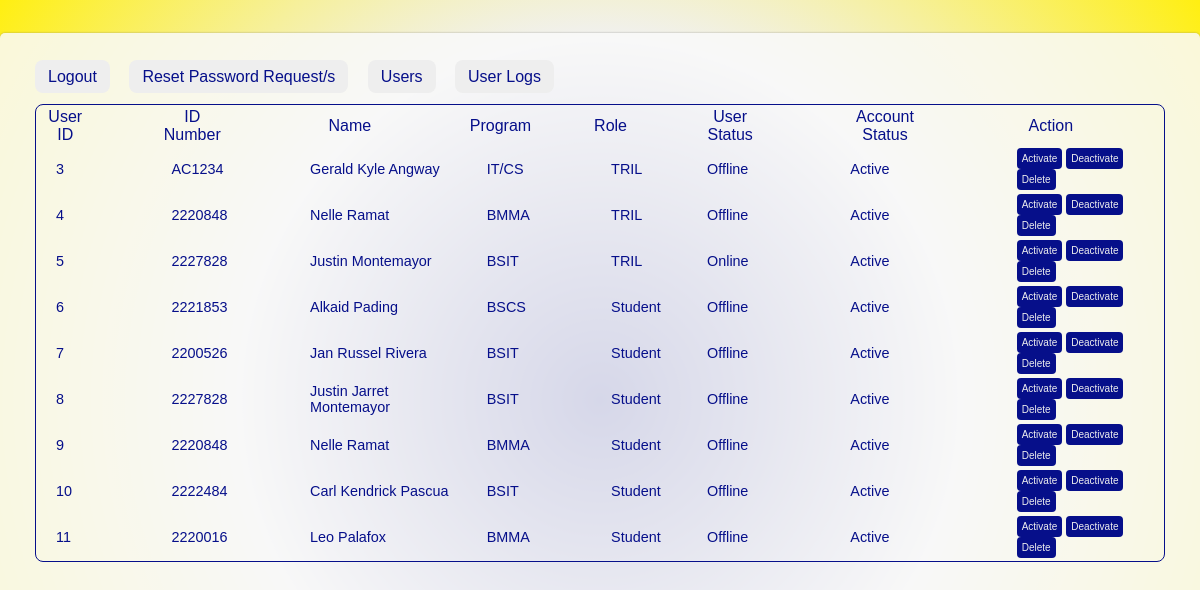
Screenshot of /admin_module/admin_viewusers.php (signed in) with the database file from the repository.
### tables this page shows
CREATE TABLE IF NOT EXISTS `accounts` (
  `UserID` int NOT NULL,
  `Password` varchar(80) NOT NULL,
  `Password_Status` int DEFAULT NULL,
  `Account_Status` varchar(12) DEFAULT NULL,
  `User_Status` varchar(8) NOT NULL,
  KEY `user_acc` (`UserID`)
);

CREATE TABLE IF NOT EXISTS `users` (
  `UserID` int NOT NULL AUTO_INCREMENT,
  `IDNum` varchar(10) NOT NULL,
  `FirstName` varchar(100) NOT NULL,
  `LastName` varchar(100) NOT NULL,
  `Program` varchar(6) DEFAULT NULL,
  `Role` varchar(10) NOT NULL,
  PRIMARY KEY (`UserID`)
);

### admin_module/admin_viewusers.php (the view, shortened to what this page needs)
<link rel="stylesheet" href="../css/view.css">
<div class="box-container">
<div class="logout">
<a href='../otherpages/logout.php'>Logout</a>
</div>
<div class="reset">
<a href='admin.php'>Reset Password Request/s</a>
</div>
<div class="users">
<a href='admin_viewusers.php'>Users</a>
</div>
<div class="logs">
<a href=#>User Logs</a>
</div>
    <br><br>
<div class="table">
<table>
    <thead>
        <tr>
            <th>User ID</th>
            <th>ID Number</th>
            <th>Name</th>
            <th>Program</th>
            <th>Role</th>
            <th>User Status</th>
            <th>Account Status</th>
            <th>Action</th>
        </tr>
    </thead>
    <tbody>
    <?php
        require('../database/db.php');
        $sql = "SELECT u.UserID, u.IDNum, CONCAT(u.FirstName, ' ', u.LastName) AS Name, u.Program,
            u.Role, a.User_Status, a.Account_Status FROM users u JOIN accounts a ON u.UserID = a.UserID
            WHERE u.Role NOT IN ('Admin', 'admin')";
        $result = mysqli_query($db, $sql);
        while ($row = mysqli_fetch_assoc($result)) {
            $activateButtonDisabled = ($row['Account_Status'] === 'Deactivated') ? 'disabled' : '';
            $deactivateButtonDisabled = ($row['Account_Status'] === 'Active') ? 'disabled' : '';
            echo "<tr>
                    <td>" . htmlspecialchars($row['UserID']) . "</td>
                    <td>" . htmlspecialchars($row['IDNum']) . "</td>
                    <td>" . htmlspecialchars($row['Name']) . "</td>
                    <td>" . htmlspecialchars($row['Program']) . "</td>
                    <td>" . htmlspecialchars($row['Role']) . "</td>
                    <td>" . htmlspecialchars($row['User_Status']) . "</td>
                    <td>" . htmlspecialchars($row['Account_Status']) . "</td>
                    <td>
                        <button $deactivateButtonDisabled onclick='showActivatePopup(\"{$row['UserID']}\")'>Activate</button>
                        <button $activateButtonDisabled onclick='showDeactivatePopup(\"{$row['UserID']}\")'>Deactivate</button>
                        <button onclick='showPopup(\"{$row['UserID']}\")'>Delete</button>
                    </td>
            </tr>";
        }
    ?>
    </tbody>
</table>
    </div>

### css/view.css (style rules this page uses)
.box-container { background-color: #fafafada; width: 120%; max-width: 1250px; height: 83vh; padding: 35px; border-radius: 5px; box-shadow: 0 0 2px rgba(116, 116, 116, 0.678); }
.logout, .reset, .users, .logs { display: inline-block; margin-right: 15px; }
.logout a { background-color: #eeeeee; color: #060f8a; text-decoration: none; padding: 8px 13px 8px 13px; border-radius: 8px; font-weight: 450; }
.reset a { background-color: #eeeeee; color: #060f8a; text-decoration: none; padding: 8px 13px 8px 13px; border-radius: 8px; font-weight: 450; }
.users a { background-color: #eeeeee; color: #060f8a; text-decoration: none; padding: 8px 13px 8px 13px; border-radius: 8px; font-weight: 450; }
.logs a { background-color: #eeeeee; color: #060f8a; text-decoration: none; padding: 8px 13px 8px 13px; border-radius: 8px; font-weight: 450; }
.table table { border: 1px solid #060f8a; border-radius: 8px; }
.table th { color: #060f8a; font-weight: 450; padding-right: 60px; }
td { color: #060f8a; padding-left: 18px; font-size: 14.4px; }
button { background-color: #060f8a; border: none; color: #eeeeee; padding: 5px; border-radius: 4px; font-family: 'Poppins', sans-serif; font-size: 10px; }

### rows the page displays
accounts: UserID.UserID "3", UserID.IDNum "AC1234", Name "Gerald Kyle Angway", UserID.Program "IT/CS", UserID.Role "TRIL", User_Status "Offline", Account_Status "Active"
accounts: UserID.UserID "4", UserID.IDNum "2220848", Name "Nelle Ramat", UserID.Program "BMMA", UserID.Role "TRIL", User_Status "Offline", Account_Status "Active"
accounts: UserID.UserID "5", UserID.IDNum "2227828", Name "Justin Montemayor", UserID.Program "BSIT", UserID.Role "TRIL", User_Status "Online", Account_Status "Active"
accounts: UserID.UserID "6", UserID.IDNum "2221853", Name "Alkaid Pading", UserID.Program "BSCS", UserID.Role "Student", User_Status "Offline", Account_Status "Active"
accounts: UserID.UserID "7", UserID.IDNum "2200526", Name "Jan Russel Rivera", UserID.Program "BSIT", UserID.Role "Student", User_Status "Offline", Account_Status "Active"
accounts: UserID.UserID "8", UserID.IDNum "2227828", Name "Justin Jarret Montemayor", UserID.Program "BSIT", UserID.Role "Student", User_Status "Offline", Account_Status "Active"
accounts: UserID.UserID "9", UserID.IDNum "2220848", Name "Nelle Ramat", UserID.Program "BMMA", UserID.Role "Student", User_Status "Offline", Account_Status "Active"
accounts: UserID.UserID "10", UserID.IDNum "2222484", Name "Carl Kendrick Pascua", UserID.Program "BSIT", UserID.Role "Student", User_Status "Offline", Account_Status "Active"
accounts: UserID.UserID "11", UserID.IDNum "2220016", Name "Leo Palafox", UserID.Program "BMMA", UserID.Role "Student", User_Status "Offline", Account_Status "Active"
